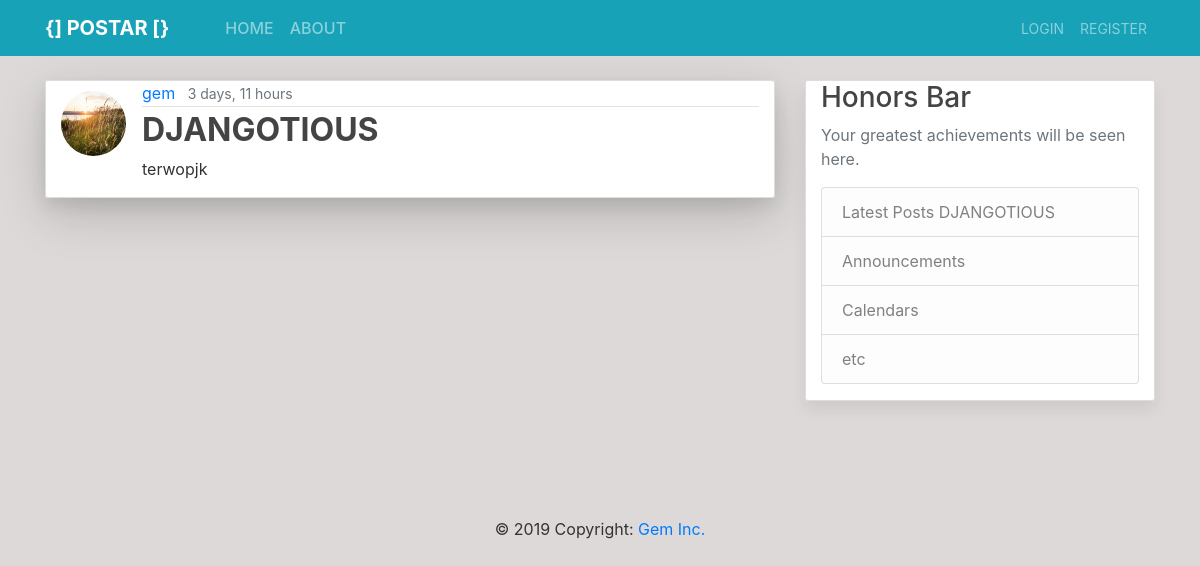
The page /post/29/ on the database its author committed.
### blog/models.py (models this page shows, shortened)
class Post(models.Model):
    title = models.CharField(max_length=100)
    content = models.TextField()
    date_posted = models.DateTimeField(auto_now_add=True)
    author = models.ForeignKey(User, on_delete=models.CASCADE)

### users/models.py (models this page shows, shortened)
class Profile(models.Model):
    user = models.OneToOneField(User, on_delete=models.CASCADE)
    image = models.ImageField(default='default.jpg', upload_to='profile_pics')

### blog/views.py (the view)
# urls.py: path('post/<int:pk>/', PostDetailView.as_view(), name='post-detail'),
class PostDetailView(DetailView):
    model = Post

### blog/templates/blog/post_detail.html (shortened to what this page needs)
{% extends 'blog/base.html' %}
{% block content %}
<div class="shadow-lg">
<article class="container media content-section">
        <a href="{% url 'user-profile' post.author.username %}"><img src="{{ post.author.profile.image.url }}" class="rounded-circle article-img" alt="profile"></a>
       <div class="media-body">
        <div class="article-metadata">
            <a href="{% url 'user-posts' object.author.username %}" class="mr-2">{{ object.author }}</a>
            <small class="text-muted">{{ object.date_posted|timesince }}</small>
        </div>
        <h2 class="article-title"><strong>{{ object.title }}</strong></h2>
        <p class="article-content">{{ object.content }}</p>
    </div>
</article>
</div>
{% endblock %}

### blog/templates/blog/base.html (shortened to what this page needs)
{% load static %}
<!DOCTYPE html>
<html lang="en">
<head>
    <link rel="stylesheet" href="{% static 'bootstrap/css/bootstrap.css' %}">
    <link rel="stylesheet" href="{% static 'blog/css/main.css' %}">
</head>
<header class="small-header site-header bg-steel">
    <nav class="navbar navbar-expand-md navbar-dark bg-steel fixed-top bg-info">
        <div class="container">
            <a href="{% url 'blog-home' %}" class="navbar-brand mr-5"><strong>{] POSTAR [}</strong></a>
            <div class="collapse navbar-collapse" id="navbarToggle">
                <div class=" navbar-nav mr-auto">
                    <a href="{% url 'blog-home' %}" class="nav-item nav-link">HOME</a>
                    <a href="{% url 'blog-about' %}" class="nav-item nav-link">ABOUT</a>
                </div>
                <div class="navbar-nav">
                    {% if user.is_authenticated %}
                    <a href="{% url 'post-create' %}" class="nav-item nav-link"><small>NEW POST</small></a>
                    <a href="{% url 'profile' %}" class="nav-item nav-link"><small>PROFILE</small></a>
                    <a href="{% url 'logout' %}" class="nav-item nav-link"><small>LOGOUT</small></a>
                    {% else %}
                    <a href="{% url 'login' %}" class="nav-item nav-link"><small>LOGIN</small></a>
                    <a href="{% url 'register' %}" class="nav-item nav-link"><small>REGISTER</small></a>
                    {% endif %}
                </div>
            </div>
        </div>
    </nav>
</header>
<body>
    <main role="main" class="container">
        <div class="row">
            <div class="col-md-8">
                {% block content %}{% block modal %}{% endblock modal %}{% endblock content %}
            </div>
            <div class="col-md-4">
                <div class="container content-section fixed">
                    <h3>Honors Bar</h3>
                    <p class='text-muted'> Your greatest achievements will be seen here.
                        <ul class="list-group">
                            <li class="list-group-item list-group-item-light">Latest Posts {{ post.title }}</li>
                            <li class="list-group-item list-group-item-light">Announcements</li>
                            <li class="list-group-item list-group-item-light">Calendars</li>
                            <li class="list-group-item list-group-item-light">etc</li>
                        </ul>
                    </p>
                </div>
            </div>
        </div>
    </main>
    <div class="cotainer" style="padding-top: 5rem;">
        <footer class="page-footer blue font-small">
            <div class="container">
                <div class="footer-copyright text-center py-3">&copy; 2019 Copyright:
                    <a href="{% url 'blog-about' %}">Gem Inc.</a>
                </div>
            </div>
        </footer>
    </div>
</body>
</html>

### blog/static/blog/css/main.css (style rules this page uses)
body { background: #ddd9d9; color: #333333; margin-top: 5rem; }
h1, h2, h3, h4, h5, h6 { color: #444444; }
ul { margin: 0; }
.bg-steel { margin-top: 0; background-color: #1d8bda; }
.site-header, .navbar-nav, .nav-link:hover { color: #ffffff; }
.site-header, .navbar-nav, .nav-link.active { font-weight: 500; }
.content-section { background: #ffffff; padding: 10px, 20px; border: 1px solid #dddddd; border-radius: 3px; margin-bottom: 20px; box-shadow: 0 0.5rem 1rem rgba(0, 0, 0, 0.075) !important; }
.article-title { color: #444444; }
.article-content { white-space: pre-line; }
.article-img { height: 65px; width: 65px; margin-right: 16px; margin-top: 10px; }
.article-metadata { padding-bottom: 1px; margin-bottom: 4px; border-bottom: 1px solid #e3e3e3; }

### rows shown on the page
Post: author.profile.image (picture), author "gem", date_posted "3 days, 11 hours", title "DJANGOTIOUS", content "terwopjk"
